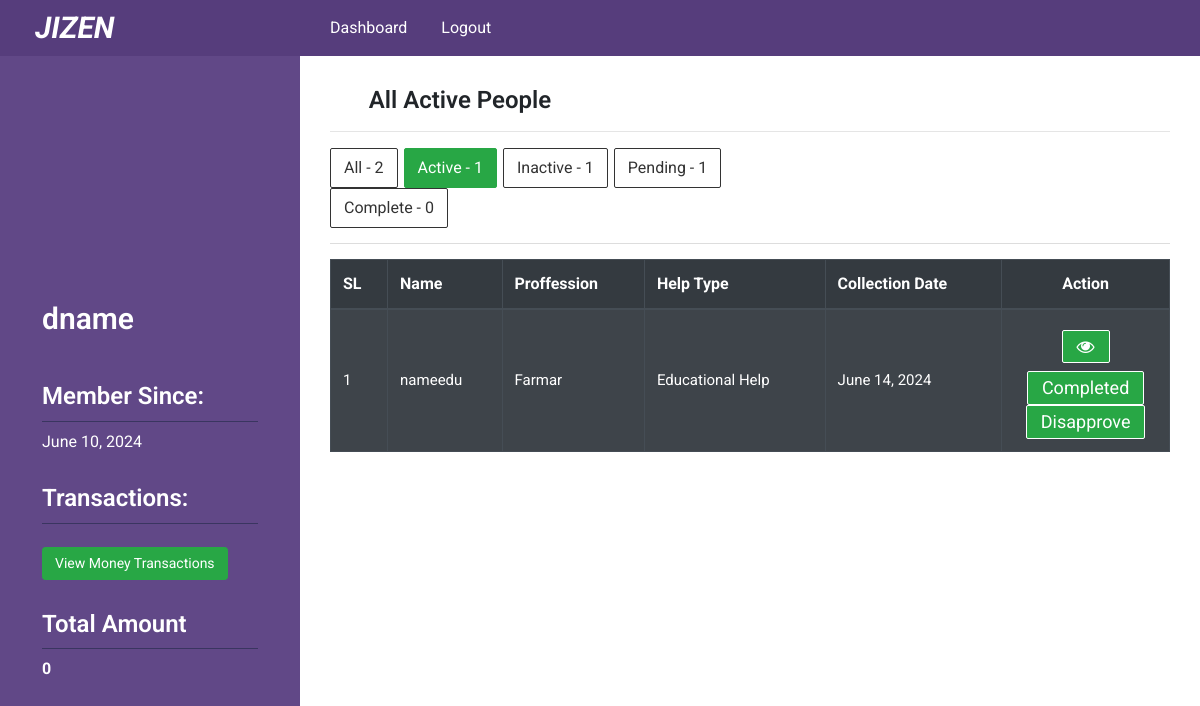
The page /dashboard/poor/poor-list-active (signed in) on the database its author committed.
### poorapp/models.py (models this page shows, shortened)
class Doner(models.Model):
    doner_name      = models.CharField(max_length = 120)
    gender_list = (
        ('F','Female'),
        ('M','Male'),
        ('O','Other')
    )
    doner_gender    = models.CharField(max_length=1,choices=gender_list, null=True)
    doner_age       = models.IntegerField(null=True,blank=True)
    doner_phone     = models.CharField(max_length=15)
    doner_email     = models.EmailField(max_length=50,blank=True)
    doner_pass      = models.CharField(max_length = 300)
    doner_image     = models.ImageField(upload_to='uploads/',blank = True)
    joining_date    = models.DateField(auto_now=False, auto_now_add=True)
    district_name   = models.ForeignKey(DistrictList, on_delete= models.CASCADE)
    city_name       = models.ForeignKey(CityList, on_delete= models.CASCADE)
    status          = models.BooleanField(default=False)
    complete        = models.BooleanField(default=False)
    request         = models.BooleanField(default=False)

class Receivers(models.Model):
    name                    = models.CharField(max_length=150)
    email                   = models.EmailField(max_length=150, blank=True)
    mobile_number           = models.IntegerField()
    password                = models.CharField(max_length = 30, default="123456")
    aplicant_proffessions   = models.ForeignKey('ApplicantProffession', on_delete=models.CASCADE)
    gender_list = (
        ('F','Female'),
        ('M','Male'),
        ('O','Other')
    )
    aplicant_gender         = models.CharField(max_length=1,default = 1,choices=gender_list)
    aplicant_age            = models.IntegerField(default=30)
    image                   = models.ImageField(upload_to='uploads/')
    father_name             = models.CharField(max_length=150)
    father_proffession      = models.ForeignKey('FatherProffession', on_delete=models.CASCADE)
    father_contact_number   = models.IntegerField()
    mother_name             = models.CharField(max_length=150)
    help_type               = models.ForeignKey('HelpCategory', on_delete=models.CASCADE)
    amount                  = models.IntegerField()
    amount_received         = models.IntegerField(default=0)
    require_date            = models.DateField()
    city_name               = models.ForeignKey(CityList, on_delete= models.CASCADE)
    district_name           = models.ForeignKey(DistrictList, on_delete= models.CASCADE)
    post_code               = models.CharField(max_length=20)
    address                 = models.TextField(max_length=500)
    payment_type            = models.ForeignKey('PaymentType', on_delete=models.CASCADE, default=0,null=True)
    payment_type_account    = models.IntegerField(blank=True,null=True)
    identity_document_lists = (
        ('DL','Driving License'),
        ('PP','Passport'),
        ('NC','NID Card'),
        ('BC','Birth Certificate'),
    )
    identity_doc_type       = models.CharField(max_length=2, choices=identity_document_lists)
    identity_doc            = models.ImageField(upload_to='uploads/')
    identity_doc_number     = models.IntegerField(blank=True)
    document_file_one       = models.ImageField(upload_to='uploads/', blank=True)
    problem_description     = RichTextField(blank=True,null=True)
    status                  = models.BooleanField(default=False)
    complete_status         = models.BooleanField(default=False)
    timestamp               = models.DateField(auto_now_add=True, auto_now=False)
    update                  = models.DateField(auto_now=True, auto_now_add=False)
    cloth_count             = models.IntegerField(default=0);
    cloth_size              = models.CharField(max_length=200,default='0');
    edu_items               = models.CharField(max_length=300,default='');
    food_quantity           = models.IntegerField(default=0);
    food_time               = models.CharField(max_length=200,null=True, blank=True);

class ApplicantProffession(models.Model):
    proffession_type = models.CharField(max_length=50)
    def __str__(self):
        return self.proffession_type

class HelpCategory(models.Model):
    category_name = models.CharField(max_length=50)
    def __str__(self):
        return self.category_name

### poorapp/views.py (the view)
# urls.py: path('poor/poor-list-active', views.poor_lists_active, name='poor_list'),
def poor_lists_active(request):
    all_poor_list = models.Receivers.objects.all().count()
    poor_list_active = models.Receivers.objects.filter(status=True,complete_status=False).order_by('timestamp')
    poor_list_inactive = models.Receivers.objects.filter(status=False).order_by('timestamp').count()
    poor_list_pending = models.Receivers.objects.filter(complete_status=False,status=False).order_by('timestamp').count()
    poor_list_complete = models.Receivers.objects.filter(complete_status=True).order_by('timestamp').count()
    total_active = poor_list_active.count()
    context = {
        'poor_list':poor_list_active,
        'poor_list_inactive':poor_list_inactive,
        'poor_list_pending':poor_list_pending,
        'poor_list_complete':poor_list_complete,
        'all_poor_list':all_poor_list,
        'total':total_active
    }
    return render(request,'poorapp/poor_list_active.html',context)

### poorapp/templatetags/data_load.py (called while the page is built)
@register.filter(name='doner_info')
def intactive_counts(request,id):
    doner_info = Doner.objects.filter(id=id)
    return doner_info

@register.filter(name='total_payment')
def total_payment(request,id):
    my_paymenbt = PaymentProcess.objects.filter(payment_by_id=id)
    total = 0
    for payment in my_paymenbt:
        total = total + payment.payment_amount
    return total

### templates/poorapp/poor_list_active.html (shortened to what this page needs)
{% extends 'dashboard-base.html' %}
{% load data_load %}
{% block dashboard %}
    <div class="dashboard_topbar">
        <div class="row">
            <div class="col-sm-4">
                <h2 class="fweight-600 fsize-24 align-center">
                    All Active People
                </h2>
            </div>
        </div>
    </div>
    <hr>
    <div class="add_poor_area">
        <div class="search_option">
            <div class="row">
                <div class="col-sm-7">
                    <div class="button_search_option">
                        <ul>
                            <li><a href="{% url 'poorapp:poor_list_all' %}">All - <span>{{all_poor_list}}</span></a></li>
                            <li><a class="active" href="{% url 'poorapp:poor_list' %}">Active - <span>{{total}}</span></a></li>
                            <li><a href="{% url 'poorapp:poor_list_inactive' %}">Inactive - <span>{{poor_list_inactive}}</span></a></li>
                            <li><a href="{% url 'poorapp:poor_list_pending' %}">Pending - <span>{{poor_list_pending}}</span></a></li>
                            <li><a href="{% url 'poorapp:poor_list_complete' %}">Complete - <span>{{poor_list_complete}}</span></a></li>
                        </ul>
                    </div>
                </div>
            </div>
        </div>
        <table class="table table-bordered table-dark table-hover table-striped">
            <thead class="table-dark">
                <tr>
                    <th>SL</th>
                    <th>Name</td>
                    <th>Proffession</td>
                    <th>Help Type</td>
                    <th>Collection Date</td>
                    <th class="align-center">Action</td>
                </tr>
            </thead>
            <tbody>
                {% if poor_list %}
                    {% for poor in poor_list %}
                    <tr>
                        <td scope="row">{{forloop.counter}}</td>
                        <td>{{poor.name}}</td>
                        <td>{{poor.aplicant_proffessions}}</td>
                        <td>{{poor.help_type}}</td>
                        <td>{{poor.require_date}}</td>
                        <td class="action light width-20 align-center">
                            <a class="m-2" target="_blank" href="{% url 'commonapp:single_poor_people' poor.id %}"><i class="fa fa-eye"></i></a>
                            <a style="text-decoration: none;bordar-radious:3px;" href="{% url 'poorapp:completed' poor.id %}">Completed</a>
                            <a style="text-decoration: none;bordar-radious:3px;" href="{% url 'poorapp:disapproveed' poor.id %}">Disapprove</a>
                        </td>
                    </tr>
                    {% endfor %}
                {% endif %}
        </tbody>
        </table>
    </div>
{% endblock dashboard %}

### templates/dashboard-base.html (shortened to what this page needs)
<!DOCTYPE html>
<html lang="en">
<head>
    <link rel="stylesheet" href="https://cdnjs.cloudflare.com/ajax/libs/font-awesome/4.7.0/css/font-awesome.min.css">
    {% load static %}
    {% load data_load %}
    <link rel="stylesheet" href="{% static 'css/bootstrap.min.css' %}">
    <link rel="stylesheet" href="{% static 'style.css' %}">
</head>
<body>
<header class="header_area sticky-top">
    <div class="container-fluid">
        <div class="row">
            <div class="col-sm-3">
                <div class="logo">
                    <a target="_blank" href="{% url 'commonapp:home' %}"><h2>JIZEN</h2></a>
                </div>
            </div>
            <div class="col-md-8">
                {% if request.session.admin  %}
                <div class="top_title doner_menu_area">
                        <div class="left_menu menu">
                            <ul>
                                <li><a href="">Dashboard</a></li>
                                </li>
                                <li><a href="{% url 'poorapp:admin_logout' %}">Logout</a></li>
                            </ul>
                        </div>
                        <!-- <div class="right_menu menu">
                            <ul>
                                <li><a href="">Settings <i class="fa fa-sort-down"></i></a>
                                    <ul>
                                        <li><a href="">Update Profile</a></li>
                                        <li><a href="">Change Password</a></li>
                                        <li><a href="">View login History</a></li>
                                        <li><a href="">Help</a></li>
                                    </ul>
                                </li>
                            </ul>
                        </div> -->
                    </div>
                {% elif request.session.userid %}
                    <div class="top_title doner_menu_area">
                        <div class="left_menu menu">
                            <ul>
                                <li><a href="{% url 'poorapp:doner_dashboard' %}">Dashboard</a></li>
                                <li><a href="{% url 'poorapp:doner_logout' %}">Logout</a></li>
                            </ul>
                        </div>
                    </div>
                {% endif %}
            </div>
        </div>
    </div>
</header>
<section class="dashboard_content_area">
    <div class="container-fluid">
        <div class="row">
            <div class="col-sm-3 fixed-left dashboard_sidebar">
                <div class="sidebar">
                {% if request.session.admin %}
                    <div class="accordion single_sidebar" id="accordionExample">
                        <h3 class="collapsed" data-toggle="collapse" data-target="#one" aria-expanded="true" aria-controls="one"><i class="fa fa-list-ul"></i> Receiver Dashboard</h3>
                        <div id="one" class="dashboard_menu collapse show" data-parent="">
                            <ul>
                                <li><a href="{% url 'poorapp:poor_list' %}"><i class="fa fa-hand-o-right"></i> Receiver list</a></li>
                            </ul>
                        </div>
                        <h3 class="collapsed" data-toggle="collapse" data-target="#helper" aria-expanded="true" aria-controls="helper"><i class="fa fa-list-ul"></i> Who are Helping Now</h3>
                        <div id="helper" class="dashboard_menu collapse show" data-parent="">
                            <ul>
                                <li><a href="{% url 'poorapp:doner_list' %}"><i class="fa fa-hand-o-right"></i> Donor List</a></li>
                            </ul>
                        </div>
                    </div>
                    {% elif request.session.userid %}
                        <div class="doner_profile_area">
                            {% for doner in doner_info|doner_info:request.session.userid %}
                                {% if doner.doner_image%}
                                    <div class="doner_image">
                                        <a href="{% url 'poorapp:doner_dashboard' %}"><img src="{{doner.doner_image.url}}" alt=""></a>
                                    </div>
                                {% endif %}
                                <div class="general_info">
                                    <h2>{{doner.doner_name}}</h2>
                                    <h3>Member Since:</h3>
                                    <p>{{doner.joining_date}}</p>
                                    <h3>Transactions: </h2>
                                    <a href="{% url 'poorapp:view_transactions' request.session.userid %}" class="btn btn-success btn-sm">View Money Transactions</a>
                                    <h3>Total Amount</h3>
                                    <p><strong>{{ total_payments|total_payment:request.session.userid }}</strong></p>
                                </div>
                            {% endfor %}
                        </div>
                    {% endif %}
                </div>
            </div>
            <div class="col-sm-9">
                <div class="dashboard_content">
                    {% block dashboard %}
                    {% endblock dashboard %}
                </div>
            </div>
        </div>
    </div>
</section>
</body>
</html>

### static/style.css (style rules this page uses)
body { font-family: 'Roboto', sans-serif; }
.align-center { text-align: center; }
.header_area { background-color: #563d7c; }
*,h1,h2,h3,h4,h5,h6,ul,li,a,p { margin: 0; padding: 0; }
.logo h2 { font-size: 30px; color: #fff; margin-bottom: 0; padding: 5px 20px; margin: 5px 0; display: inline-block; border-radius: 5px; font-style: italic; font-weight: 700; }
.col-sm-3.dashboard_sidebar { background-color: #614887; padding-bottom: 60px; min-height: 700px; }
ul { list-style: none; }
.fsize-24 { font-size:24px ; }
.dashboard_content { padding: 30px 15px 80px; z-index: 1; position: relative; }
.fweight-600 { font-weight: 600; }
.width-20 { width: 20%; }
.action.light a { background-color:#28a745; }
.action a { display: inline-block; font-size: 18px; color: #fff; padding: 5px 14px; border: 1px solid #fff; margin: 0 0px; border-radius: 2px; line-height: 1.2; display: inline-block; transition: all 0.5s; }
.button_search_option ul li a.active span { color: #fff; }
.button_search_option ul li a.active { background: #28a745; color: #fff; border: 1px solid #28a745; }
.button_search_option ul li a { display: inline-block; background: #fff; color: #333; border: 1px solid #333; padding: 7px 13px; margin-right: 2px; border-radius: 2px; text-decoration: none; }
.button_search_option ul li { display: inline; }
.search_option { margin-bottom: 15px; border-bottom: 1px solid #ddd; padding-bottom: 15px; }
.menu ul li { display: inline; }
.menu ul li a { color: #fff; font-weight: 400; display: inline-block; font-size: 16px; padding: 16px 15px; text-transform: capitalize; text-decoration: none; transition: all 0.5s; }
.doner_image { text-align: center; }
.doner_image a { display: block; width: 200px; height: 200px; display: block; overflow: hidden; border-radius: 400px; }
.general_info p { color: #fff; margin-bottom: 20px; }
.doner_profile_area { padding: 30px 10%; }
.general_info h2 { font-size: 30px; color: #fff; font-weight: 600; padding: 15px 0; }
.general_info a.btn { padding: 5px 12px; margin-top: 15px; }
.general_info h3 { font-size: 24px; font-weight: 600; color: #fff; padding-bottom: 10px; margin-bottom: 8px; border-bottom: 1px solid #3A3560; margin-top: 30px; }
.left_menu.menu { float: left; width: 87%; }
.menu ul li { position: relative; }
.add_poor_area td { font-size: 15px; vertical-align: middle; }

### rows shown on the page
Doner: doner_name "dname", joining_date "June 10, 2024", request "0"
Receivers: name "nameedu", aplicant_proffessions "Farmar", help_type "Educational Help", require_date "June 14, 2024"

### other values the page prints
{{ all_poor_list }} "2"
{{ total }} "1"
{{ poor_list_inactive }} "1"
{{ poor_list_pending }} "1"
{{ poor_list_complete }} "0"
